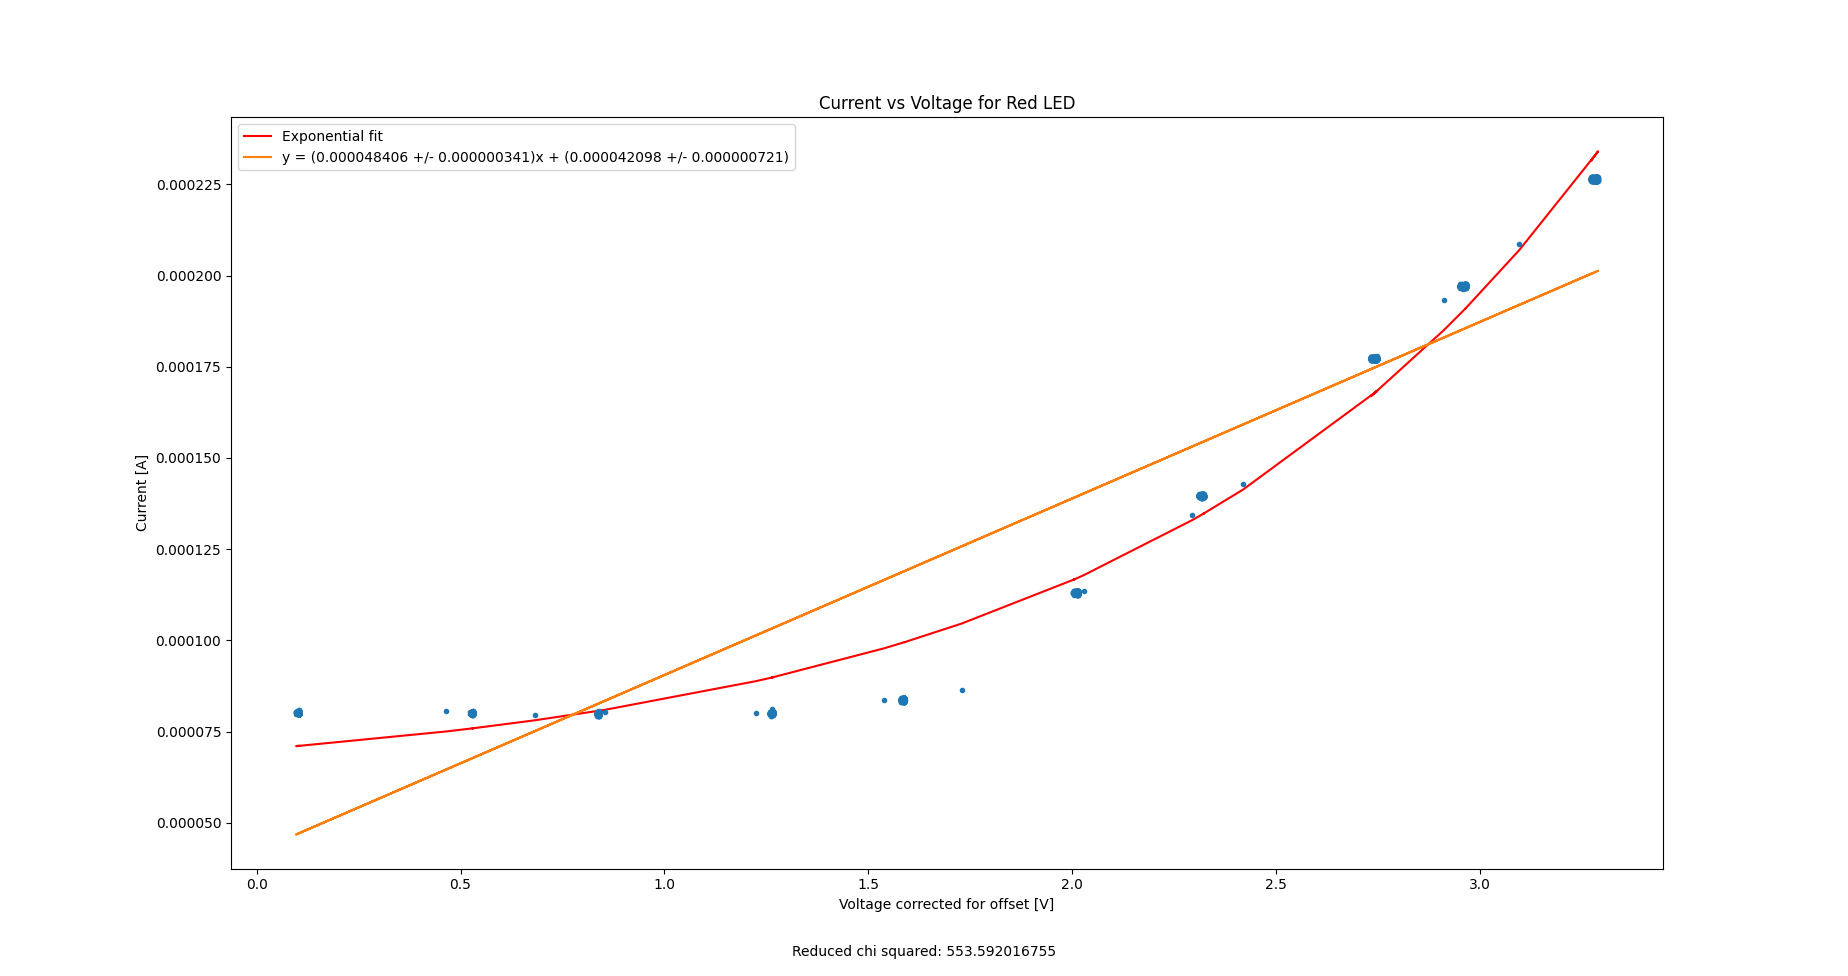

Python code for this plot:
import matplotlib.pyplot as plt
import numpy as np
from scipy.optimize import curve_fit
import pandas as pd
from scipy.stats import linregress

# data
#dac_voltage = np.array([0.104, 0.527, 0.838, 1.264, 1.580, 2.006, 2.315, 2.746, 2.960, 3.275])
#high_gain_1ohm = np.array([-0.035e-3, -0.035e-3, -0.035e-3, -0.035e-3, -0.031e-3, -0.002e-3, 0.025e-3, 0.062e-3, 0.082e-3, 0.111e-3])
file = "./dataredled.csv"
df = pd.read_csv(file)
dac_voltage = df['dac'].to_numpy()
high_gain_1ohm = df['highgain'].to_numpy()
high_gain_1ohm = high_gain_1ohm*1e-3

# calcs
ten_kohm_voltage = dac_voltage - high_gain_1ohm
offset = -1.09e-3/-9.48
current = (high_gain_1ohm + offset) / 1 #volts/ohms

# exponential function
def expf(x, a, b, c):
    return a * np.exp(b*x) + c 

# approx for function
guesses = [0, 1, 0]

# linear fit
coef = np.polyfit(ten_kohm_voltage, current, 1)
lin_func = np.poly1d(coef)
linfit = lin_func(ten_kohm_voltage)
result = linregress(ten_kohm_voltage, current)

# I vs V plot
fig = plt.figure()
plt.title("Current vs Voltage for Red LED")
plt.xlabel("Voltage corrected for offset [V]")
plt.ylabel("Current [A]")
plt.errorbar(ten_kohm_voltage, current, fmt=".")

popt, pcov = curve_fit(expf, ten_kohm_voltage, current, p0=guesses) 
plt.plot(ten_kohm_voltage, expf(ten_kohm_voltage, *popt), 'r-', label=f"Exponential fit")
plt.plot(ten_kohm_voltage, linfit, label=f"y = ({coef[0]:.9f} +/- {result.stderr:.9f})x + ({coef[1]:.9f} +/- {result.intercept_stderr:.9f})")
plt.legend()

# resistance value
r = 1/coef[0]
err = r * result.stderr
print(f"Resistance: {r:.9f} +/- {err:.9f}")

# chi squared
c_err = np.std(current)/np.sqrt(len(current))
chi_sq = np.sum(((current-linfit) / c_err) **2)
red_chi_sq = chi_sq / (len(ten_kohm_voltage) - 2)
text = f"Reduced chi squared: {red_chi_sq:.9f}"
fig = fig.text(0.5, 0.02, text, wrap=True, horizontalalignment='center')

# residuals plot
fig = plt.figure()
plt.title("Residuals for Red LED")
plt.xlabel("Voltage corrected for offset [V]")
plt.ylabel("Residuals [A]")

yfit = popt[0] * np.exp(popt[1] * ten_kohm_voltage) + popt[2]
#plt.scatter(ten_kohm_voltage, yfit - current, label="Exponentials residuals", color="blue")
plt.scatter(ten_kohm_voltage, linfit - current, label="Linear residuals", color="orange")

plt.legend()
plt.show()
